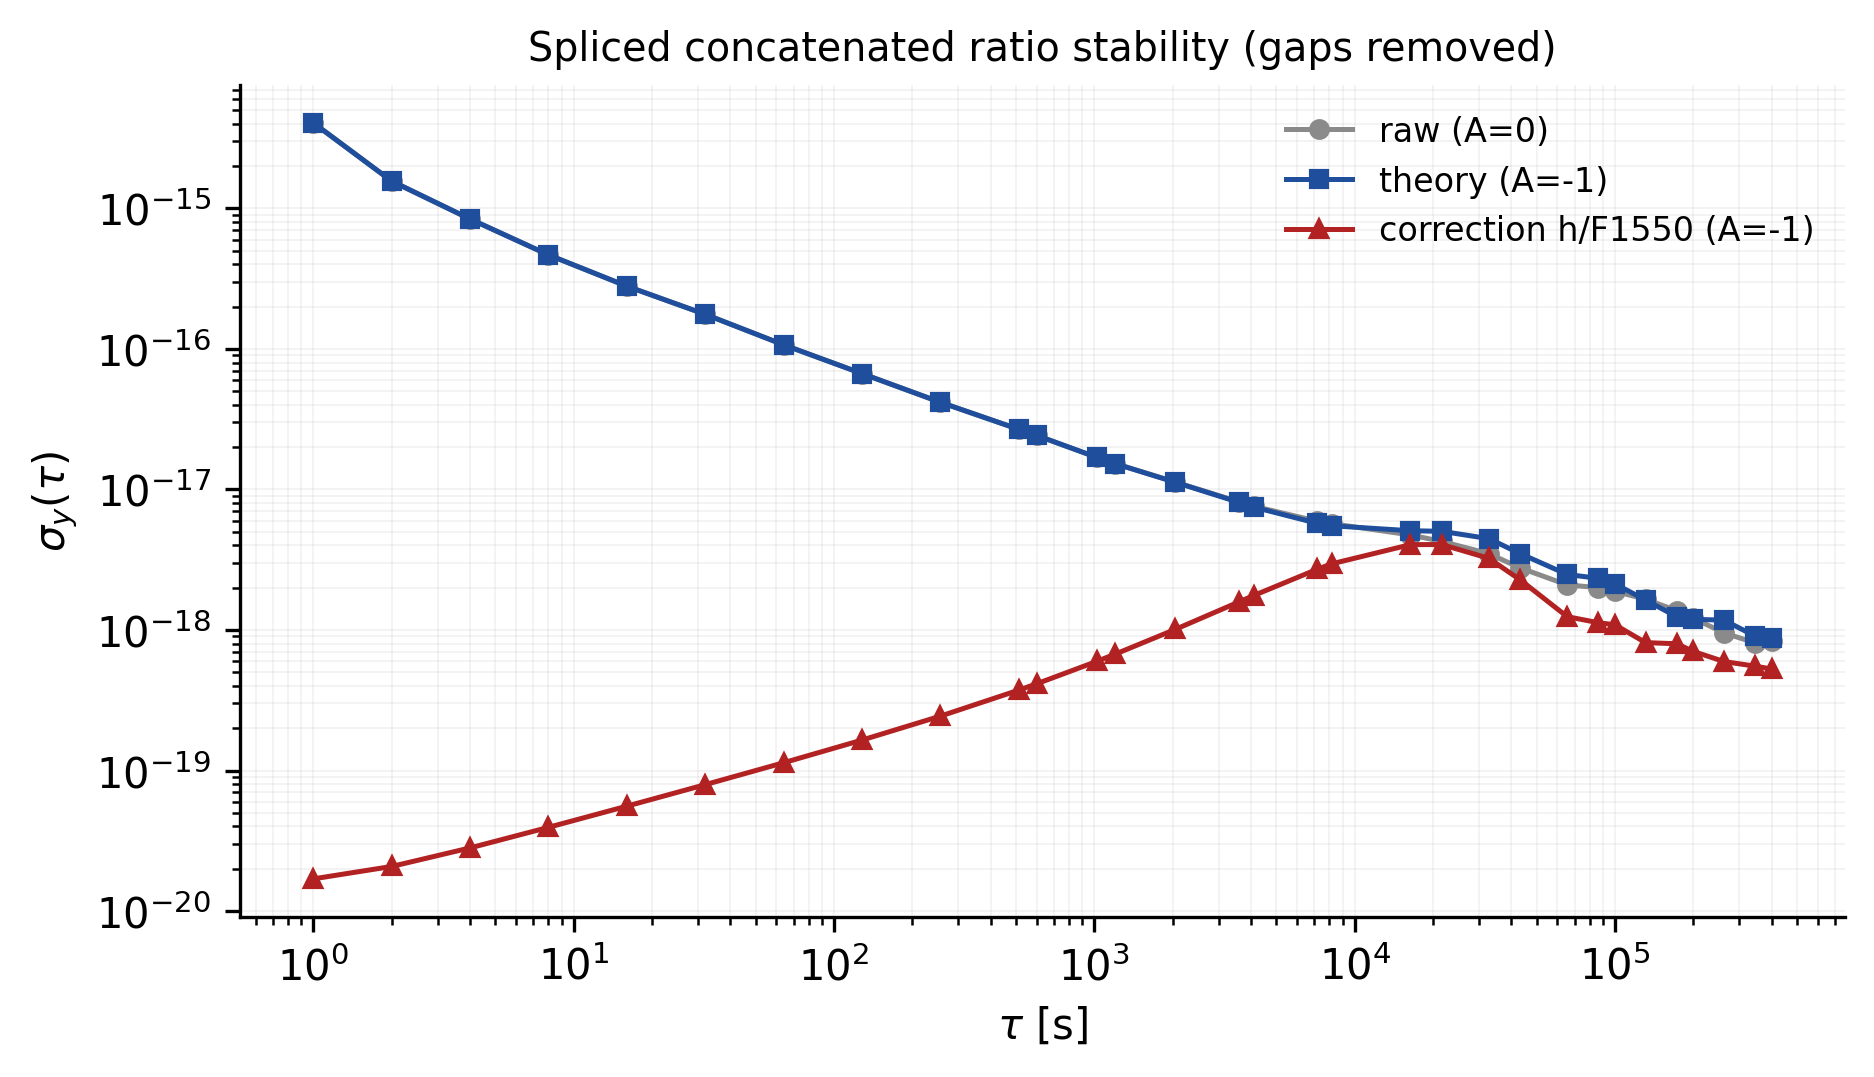

Source code (Python):
#!/usr/bin/env python3
"""Spliced concatenated stability: A=0, A=-1, and the A=-1 correction term.

The 17 valid segments are SPLICED end-to-end with their inter-segment gaps
removed, giving one continuous 1,008,912-sample record. A single standard
overlapping Allan deviation then runs on that record, so tau can reach the
full spliced length instead of being capped by the longest single run.

  1. select_segments -> the 17 frozen segments (raw data alone decide
     membership, identical to every other artifact).
  2. Build the per-second ratio fluctuation series y(t) = -q/(1+q) for each
     scenario (A=0 raw, A=-1 theory) via analyze_segment.
  3. SPLICE: concatenate the 17 segment series back-to-back, dropping the
     wall-clock gaps entirely (t = 0,1,2,... over the spliced record).
  4. Run one OADEV on the spliced record for three series:
       - raw        A=0
       - theory     A=-1
       - correction the removed term itself, h/F_1550

Because the gaps are removed, the spliced record is treated as if the
segments were contiguous; a tau longer than one raw segment is now
computable but mixes different campaigns. n_pairs is reported so the record
length behind each point is explicit.

Independent result set; modifies no existing artifact.
"""

from __future__ import annotations

import csv
import sys
from pathlib import Path

import numpy as np

sys.path.insert(0, str(Path(__file__).resolve().parents[1]))
from clock import shared as s  # noqa: E402
from clock_ratio.tidal_analysis import (  # noqa: E402
    SCENARIOS, AnalysisError, TideGrid, analyze_segment, select_segments,
)

OUT_DIR = Path(__file__).resolve().parent
CSV_PATH = OUT_DIR / "concatenated_stability_long.csv"
MD_PATH = OUT_DIR / "concatenated_stability_long.md"
FIG_PNG = OUT_DIR / "concatenated_stability_long.png"
FIG_PDF = OUT_DIR / "concatenated_stability_long.pdf"

TAUS_S = (1, 2, 4, 8, 16, 32, 64, 128, 256, 512, 600, 1024, 1200, 2048,
          3600, 4096, 7200, 8192, 16384, 21600, 32768, 43200, 65536, 86400,
          100000, 131072, 172800, 200000, 262144, 345600, 400000)


def aligned_axis(segment_times: list[np.ndarray]) -> np.ndarray:
    """Place each segment end-to-end on one continuous 1-s clock.

    Starts at the first segment's timestamp and appends each segment back-to-back
    so the gaps between real segments are removed. Every step is exactly 1 s, so
    tau on this axis is pure data time, not wall-clock time.
    """
    origin = segment_times[0][0]
    blocks, offset = [], 0
    for times in segment_times:
        blocks.append(origin + np.timedelta64(offset, "s")
                      + np.arange(len(times)) * np.timedelta64(1, "s"))
        offset += len(times)
    return np.concatenate(blocks)


def spliced_oadev(y: np.ndarray, taus_s) -> list[dict]:
    """Overlapping Allan deviation on one continuous spliced record.

    The record has no gaps (t = 0,1,...,N-1). For lag m (tau = m seconds),
    every start i=0..N-2m contributes an adjacent m-averaged difference.
    """
    n = len(y)
    centered = y - y[0]
    centered = centered - centered.mean()
    prefix = np.concatenate(([0.0], np.cumsum(centered)))
    points = []
    for tau in taus_s:
        m = int(tau)
        n_pairs = n - 2 * m
        if n_pairs <= 0:
            points.append({"tau_s": m, "n_pairs": 0, "sigma_y": None})
            continue
        difference = (prefix[2 * m:] - 2 * prefix[m:-m] + prefix[:-2 * m]) / m
        sigma = float(np.sqrt(np.dot(difference, difference) / (2.0 * n_pairs)))
        points.append({"tau_s": m, "n_pairs": int(n_pairs), "sigma_y": sigma})
    return points


def main() -> int:
    try:
        times, beat = s.load_beat()
    except (OSError, ValueError) as error:
        raise AnalysisError(f"raw beat data could not be loaded: {error}") from error
    segments = select_segments(times, beat)
    try:
        tide = TideGrid(*s.load_tide())
    except (OSError, ValueError, KeyError) as error:
        raise AnalysisError(f"tide data could not be loaded: {error}") from error

    scenario_by_key = {sc.key: sc for sc in SCENARIOS}
    raw_results, theory_results, h_frac = [], [], []
    for segment in segments:
        h = tide.beat_at(segment.times)
        raw_results.append(analyze_segment(segment, h, scenario_by_key["raw"]))
        theory_results.append(analyze_segment(segment, h, scenario_by_key["theory"]))
        h_frac.append(h / s.F_1550)

    segment_times = [r.segment.times for r in raw_results]
    aligned_times = aligned_axis(segment_times)
    span_days = float((segment_times[-1][-1] - segment_times[0][0])
                      / np.timedelta64(1, "D"))
    series = {
        "raw": np.concatenate([r.fluctuations for r in raw_results]),
        "theory": np.concatenate([r.fluctuations for r in theory_results]),
        "correction": np.concatenate(h_frac),
    }
    n_total = len(series["raw"])
    if not np.all(np.diff(aligned_times) == np.timedelta64(1, "s")):
        raise AnalysisError("aligned axis is not a monotone 1-second clock")
    taus = [t for t in TAUS_S if t < n_total // 2]
    curves = {key: spliced_oadev(series[key], taus) for key in series}

    with CSV_PATH.open("w", newline="", encoding="utf-8") as stream:
        writer = csv.writer(stream)
        writer.writerow(["series", "tau_s", "tau_days", "n_pairs", "sigma_y"])
        for key in ("raw", "theory", "correction"):
            for point in curves[key]:
                writer.writerow([
                    key, point["tau_s"], f"{point['tau_s'] / 86400:.6f}",
                    point["n_pairs"],
                    "" if point["sigma_y"] is None else f"{point['sigma_y']:.6e}",
                ])

    lines = [
        "# Spliced concatenated stability (A=0, A=-1, A=-1 correction)\n",
        f"17 segments placed end-to-end on one continuous 1-s clock; the "
        f"wall-clock gaps are removed. The aligned record spans "
        f"**{n_total:,}** s ({n_total / 86400:.3f} d of pure data time) versus "
        f"{span_days:.2f} d of real elapsed time. One OADEV per series over the "
        "aligned axis.\n",
        "| tau [s] | tau [d] | raw (A=0) | theory (A=-1) | correction h/F1550 "
        "| n_pairs |",
        "|---|---|---|---|---|---|",
    ]
    for i, tau in enumerate(taus):
        p_raw, p_th, p_cor = curves["raw"][i], curves["theory"][i], curves["correction"][i]
        def f(p):
            return "—" if p["sigma_y"] is None else f"{p['sigma_y']:.3e}"
        lines.append(
            f"| {tau} | {tau / 86400:.3f} | {f(p_raw)} | {f(p_th)} | {f(p_cor)} "
            f"| {p_raw['n_pairs']} |")
    lines.append(
        "\n> Gaps are removed, so the record is treated as contiguous. A tau "
        "longer than one raw segment is computable but mixes different "
        "campaigns; `n_pairs` records the number of adjacent m-averaged "
        "differences behind each point.\n")
    lines.append(f"\n![Spliced stability]({FIG_PNG.name})\n")
    MD_PATH.write_text("\n".join(lines), encoding="utf-8")

    write_figure(taus, curves)

    print(f"aligned axis: {aligned_times[0]} .. {aligned_times[-1]} "
          f"({n_total:,} samples, 1-s steps)")
    print(f"pure data span {n_total / 86400:.3f} d vs real elapsed {span_days:.2f} d; "
          f"tau up to {taus[-1]} s ({taus[-1] / 86400:.3f} d)")
    for key in ("raw", "theory", "correction"):
        p = curves[key][-1]
        sigma = "N/A" if p["sigma_y"] is None else f"{p['sigma_y']:.4e}"
        print(f"  {key:11s} sigma_y({p['tau_s']}s) = {sigma}  (n_pairs={p['n_pairs']})")
    print(f"wrote {CSV_PATH.name}, {MD_PATH.name}")
    return 0


def write_figure(taus, curves) -> None:
    import matplotlib
    matplotlib.use("Agg")
    import matplotlib.pyplot as plt

    meta = {
        "raw": ("raw (A=0)", "#8a8a8a", "o"),
        "theory": ("theory (A=-1)", "#1f4e9c", "s"),
        "correction": ("correction h/F1550 (A=-1)", "#b22222", "^"),
    }
    fig, ax = plt.subplots(figsize=(6.9, 3.6))
    for key in ("raw", "theory", "correction"):
        label, color, marker = meta[key]
        xs = [p["tau_s"] for p in curves[key] if p["sigma_y"] is not None]
        ys = [p["sigma_y"] for p in curves[key] if p["sigma_y"] is not None]
        ax.loglog(xs, ys, color=color, marker=marker, ms=4.0, lw=1.2, label=label)
    ax.set_xlabel(r"$\tau$ [s]")
    ax.set_ylabel(r"$\sigma_y(\tau)$")
    ax.set_title("Spliced concatenated ratio stability (gaps removed)",
                 fontsize=9.5)
    ax.grid(True, which="both", alpha=0.18, lw=0.4)
    ax.legend(frameon=False, fontsize=8)
    for spine in ("top", "right"):
        ax.spines[spine].set_visible(False)
    fig.savefig(FIG_PNG, dpi=300, bbox_inches="tight")
    fig.savefig(FIG_PDF)
    plt.close(fig)


if __name__ == "__main__":
    raise SystemExit(main())
